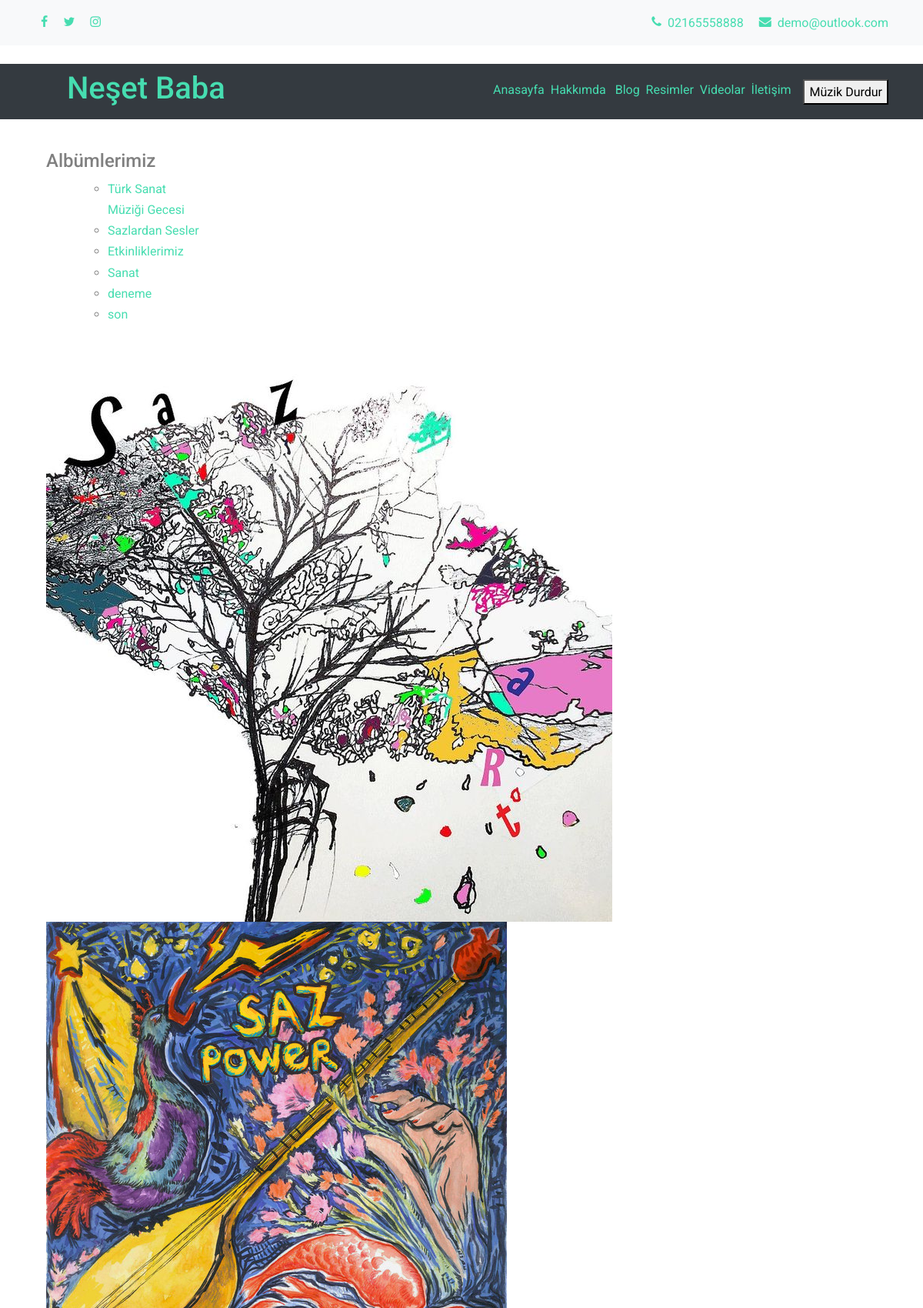
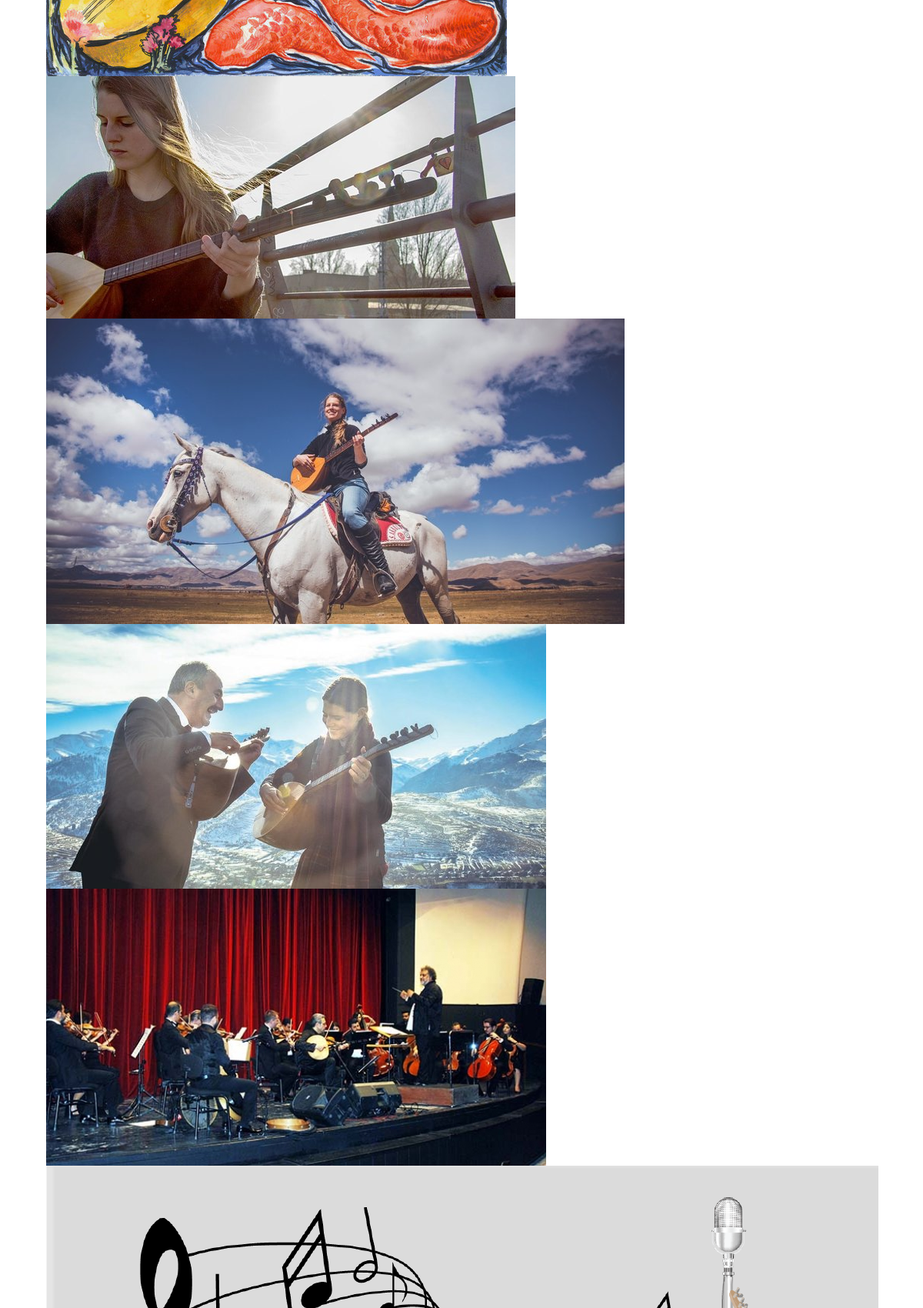
Page /index.php/album/resim_getir (upper part) on the committed database (2 pictures, top to bottom).
### tables this page shows
CREATE TABLE IF NOT EXISTS `ayarlar` (
  `id` int(11) NOT NULL AUTO_INCREMENT,
  `title` varchar(255) NOT NULL,
  `meta` varchar(255) NOT NULL,
  `description` varchar(255) NOT NULL,
  `logo` varchar(255) NOT NULL,
  `telefon` varchar(255) NOT NULL,
  `fax` varchar(255) NOT NULL,
  `email` varchar(255) NOT NULL,
  `adres` varchar(255) NOT NULL,
  `maps` varchar(255) NOT NULL,
  `face` varchar(255) NOT NULL,
  `twitter` varchar(255) NOT NULL,
  `google` varchar(255) NOT NULL,
  `instagram` varchar(255) NOT NULL,
  `youtube` varchar(255) NOT NULL,
  PRIMARY KEY (`id`)
);

CREATE TABLE IF NOT EXISTS `anasayfa_ayarlari` (
  `id` int(11) NOT NULL,
  `title` varchar(255) DEFAULT NULL,
  `title_aciklama` varchar(1000) DEFAULT NULL,
  `resim` varchar(255) DEFAULT NULL,
  PRIMARY KEY (`id`)
);

CREATE TABLE IF NOT EXISTS `menu` (
  `id` int(11) NOT NULL AUTO_INCREMENT,
  `menu_adi` varchar(50) DEFAULT NULL,
  `menu_durum` varchar(50) DEFAULT NULL,
  PRIMARY KEY (`id`)
);

CREATE TABLE IF NOT EXISTS `album` (
  `id` int(11) NOT NULL AUTO_INCREMENT,
  `adi` varchar(255) DEFAULT NULL,
  PRIMARY KEY (`id`)
);

CREATE TABLE IF NOT EXISTS `resim` (
  `id` int(11) NOT NULL AUTO_INCREMENT,
  `resim_adi` varchar(255) DEFAULT NULL,
  `album_id` int(255) DEFAULT NULL,
  PRIMARY KEY (`id`)
);

### application/controllers/Album.php (called while the page is built, shortened)
<?php
class Album extends CI_Controller {
	 public function __construct()
        {
               $this->load->helper('url');
               $this->load->model('Database_Model');
        }
public function resim_getir()
	{
		$query=$this->db->query("SELECT * FROM ayarlar");
		$data["veri"]=$query->result();
		$query=$this->db->query("SELECT * FROM menu where menu_durum='Aktif'");
		$data["menu"]=$query->result();
		$query=$this->db->query("SELECT * FROM menu where id=4");
		$data["menu_ad"]=$query->result();
		$data["sayfa"]=$query->result();
		$data["sayfa"]="Resim | ";
		$query=$this->db->query("SELECT * FROM anasayfa_ayarlari");
		$data["ana"]=$query->result();
			$query=$this->db->query("SELECT * FROM resim inner join album on resim.album_id=album.id where album.id");
		$data["resim"]=$query->result();
		$query=$this->db->query("SELECT * FROM album");
		$data["album"]=$query->result();
		$query=$this->db->query("SELECT * FROM video");
		$data["video"]=$query->result();
		$data["menuac"]="resim";
$this->load->view('_header',$data);
	$this->load->view('album',$data);
		$this->load->view('_footer',$data);
	}
}

### index.php (called while the page is built, shortened)
<?php
require_once BASEPATH.'core/CodeIgniter.php';

### application/views/album.php (the view, shortened to what this page needs)
 <head>
 </head>
 <br>
 <br>
 <br>
  <div id="about" class="section wb">
        <div class="container">
            <div class="row">
                <div class="col-md-4">
                    <div class="post-media wow fadeIn">
                       <div class="col-md-8 col-sm-8 col-xs-12">
                    <div class="widget clearfix">
                        <div class="widget-title">
                            <h4>Albümlerimiz</h4>
                        </div>
                        <ul class="footer-links hov">
                             <ul>
                                    <?php
                                    foreach ($album as $rs) {
                                    ?>
                                      <li><a href="<?=base_url()?>album/res_getir/<?=$rs->id?>"><?=$rs->adi?><span class="icon icon-arrow-right2"></span></a></li>
                            <?php
                        }
                        ?>
                             </ul>
                        </ul>
                    </div>
                </div>
                    </div>
                </div>
              </div>
               <div id="portfolio" >
        <div class="container-fluid">
            <div id="da-thumbs" class="da-thumbs portfolio">
                <?php
                foreach ($resim as $rs) {
                ?>
                <div class="post-media pitem item-w1 item-h1 ">
                    <a href="<?=base_url()?>resimler/<?=$rs->resim_adi?>" data-rel="">
                        <img src="<?=base_url()?>resimler/<?=$rs->resim_adi?>" alt="" class="img-responsive">
                    </a>
                </div>
                <?php
  }
                ?>
            </div>
        </div>
    </div>
            </div>
          </div>
<br>
<br>

### application/views/_header.php (shortened to what this page needs)
<!DOCTYPE html>
<html lang="en">
  <head>
    <link rel="stylesheet" href="<?=base_url()?>assets/fonts/icomoon/style.css">
    <link rel="stylesheet" href="<?=base_url()?>assets/css/bootstrap.min.css">
    <link rel="stylesheet" href="<?=base_url()?>assets/css/jquery-ui.css">
    <link rel="stylesheet" href="<?=base_url()?>assets/css/owl.carousel.min.css">
    <link rel="stylesheet" href="<?=base_url()?>assets/css/owl.theme.default.min.css">
    <link rel="stylesheet" href="<?=base_url()?>assets/css/owl.theme.default.min.css">
    <link rel="stylesheet" href="<?=base_url()?>assets/css/jquery.fancybox.min.css">
    <link rel="stylesheet" href="<?=base_url()?>assets/css/bootstrap-datepicker.css">
    <link rel="stylesheet" href="<?=base_url()?>assets/fonts/flaticon/font/flaticon.css">
    <link rel="stylesheet" href="<?=base_url()?>assets/css/aos.css">
    <link rel="stylesheet" href="<?=base_url()?>assets/css/style.css">
  </head>
  <body data-spy="scroll" data-target=".site-navbar-target" data-offset="300">
  <div class="site-wrap">
    <div class="top-bar py-3 bg-light" id="home-section">
      <div class="container">
        <div class="row">
          <div class="col-3 text-left">
            <ul class="social-media">
              <li><a href="<?=$veri[0]->face?>" class="p-2"><span class="icon-facebook"></span></a></li>
              <li><a href="<?=$veri[0]->twitter?>" class="p-2"><span class="icon-twitter"></span></a></li>
              <li><a href="<?=$veri[0]->instagram?>" class="p-2"><span class="icon-instagram"></span></a></li>
            </ul>
          </div>
          <div class="col-9">
            <p class="mb-0 float-right">
              <span class="mr-3"><a href="tel://#"> <span class="icon-phone mr-2"></span><span class="d-none d-lg-inline-block"><?=$veri[0]->telefon?></span></a></span>
              <span><a href="<?=$veri[0]->email?>"><span class="icon-envelope mr-2"></span><span class="d-none d-lg-inline-block"><?=$veri[0]->email?></span></a></span>
            </p>
          </div>
        </div>
      </div>
    </div>
    <header class="site-navbar py-4 bg-white js-sticky-header site-navbar-target" role="banner">
     <nav class="navbar navbar-expand-lg navbar-dark bg-dark static-top">
  <div class="container">
    <a class="navbar-brand" href="#">
           <h1><a href="<?=base_url()?>home" class="">
            <?=$ana[0]->title?> </a></h1>
        </a>
    <div class="collapse navbar-collapse" id="navbarResponsive">
      <ul class="navbar-nav ml-auto">
         <?php
                            $anasayfa=null;
                            $hakkimda=null;
                            $blog=null;
                            $resimler=null;
                            $videolar=null;
                            $iletisim=null;
                            ?>
                             <?php
                        foreach ($menu as $rs) {
                        if($rs->id==1){
                        ?>
        <li class="nav-item active">
          <a class="<?=$anasayfa?>" href="<?=base_url()?>home"><?=$rs->menu_adi?>&nbsp;&nbsp;
              </a>
        </li>
        <?php
                      }
                        if($rs->id==2){
                        ?>
        <li class="nav-item">
          <a class="<?=$hakkimda?>" href="<?=base_url()?>hakkimda"><?=$rs->menu_adi?> &nbsp;&nbsp;</a>
        </li>
         <?php
                       }
                       if($rs->id==3){
                        ?>
        <li class="nav-item">
          <a class="<?=$blog?>" href="<?=base_url()?>blog"><?=$rs->menu_adi?>&nbsp;&nbsp;</a>
        </li>
         <?php
                       }
                       if($rs->id==4){
                        ?>
        <li class="nav-item">
          <a class="<?=$resimler?>" href="<?=base_url()?>album"><?=$rs->menu_adi?>&nbsp;&nbsp;</a>
        </li>
                         <?php
                       }
                       if($rs->id==5){
                        ?>
        <li class="nav-item">
          <a class="<?=$videolar?>" href="<?=base_url()?>videolar"><?=$rs->menu_adi?>&nbsp;&nbsp;</a>
        </li>
                         <?php
                       }
                       if($rs->id==6){
                        ?>
        <li class="nav-item">
          <a class="<?=$iletisim?>" href="<?=base_url()?>home/iletisim"><?=$rs->menu_adi?>&nbsp;&nbsp;&nbsp;&nbsp;</a>
        </li>
        <?php
}}
?>
<div class="">
<button onclick="pauseAudio()" type="button">Müzik Durdur</button>
</div>
      </ul>
    </div>
  </div>
</nav>
    </header>
<br>
<br>

### assets/css/style.css (style rules this page uses)
body { line-height: 1.7; color: gray; font-weight: 400; font-size: 1rem; }
a { -webkit-transition: .3s all ease; -o-transition: .3s all ease; transition: .3s all ease; }
h1, h2, h3, h4, h5, .h1, .h2, .h3, .h4, .h5 { font-family: "Roboto", -apple-system, BlinkMacSystemFont, "Segoe UI", Roboto, "Helvetica Neue", Arial, sans-serif, "Apple Color Emoji", "Segoe UI Emoji", "Segoe UI Symbol", "Noto Color Emoji"; }
.site-wrap:before { display: none; -webkit-transition: .3s all ease-in-out; -o-transition: .3s all ease-in-out; transition: .3s all ease-in-out; background: rgba(0, 0, 0, 0.6); content: ""; position: absolute; z-index: 2000; top: 0; left: 0; right: 0; bottom: 0; opacity: 0; visibility: hidden; }
.site-navbar { margin-bottom: 0px; z-index: 1999; position: relative; width: 100%; background: #fff; }
.sticky-wrapper .site-navbar { -webkit-transition: .3s all ease; -o-transition: .3s all ease; transition: .3s all ease; }
.bg-light { background: #ccc; }
.social-media { display: inline-block; float: left; margin-bottom: 0px; padding: 0; }
.social-media li { display: inline-block; }

### rows in the picture
ayarlar: telefon "02165558888", email "demo@outlook.com"
anasayfa_ayarlari: title "Neşet Baba"
menu: menu_adi "Anasayfa"
menu: menu_adi "Hakkımda"
menu: menu_adi "Blog"
menu: menu_adi "Resimler"
menu: menu_adi "Videolar"
menu: menu_adi "İletişim"
album: adi "Türk Sanat Müziği Gecesi"
album: adi "Sazlardan Sesler"
album: adi "Etkinliklerimiz"
album: adi "Sanat"
album: adi "deneme"
album: adi "son"
resim: resim_adi (picture)
resim: resim_adi (picture)
resim: resim_adi (picture)
resim: resim_adi (picture)
resim: resim_adi (picture)
resim: resim_adi (picture)
resim: resim_adi (picture)
